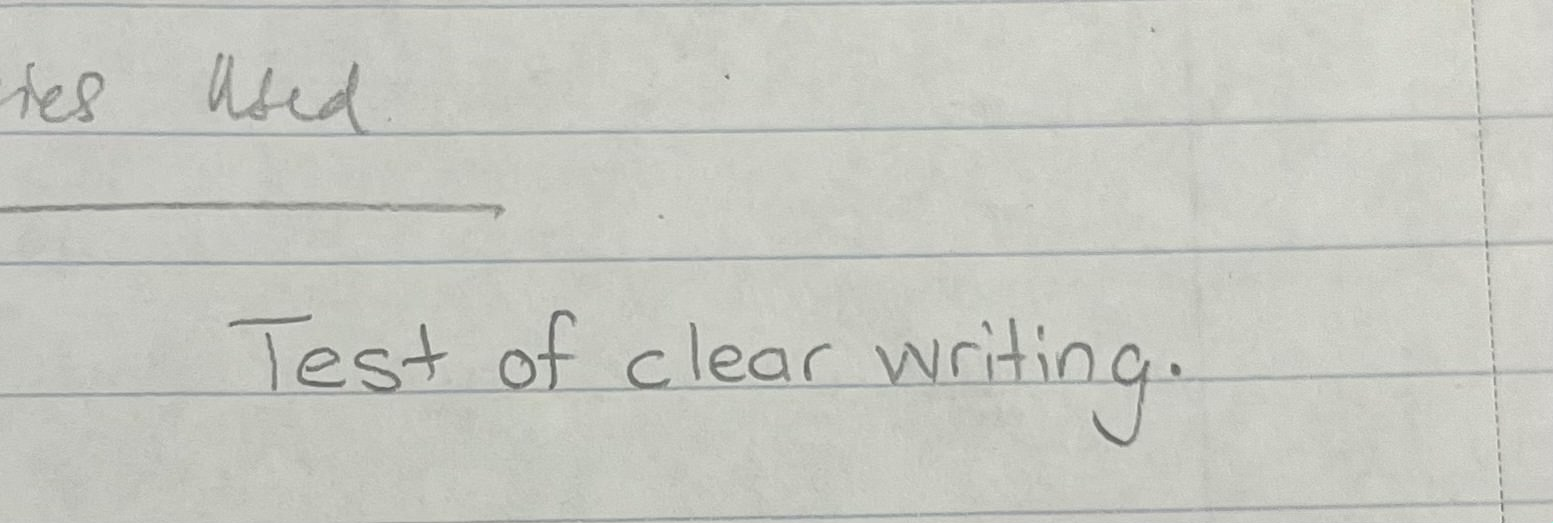
#> input picture IMG_6076.jpg, 1553 x 523 px
$ python ocr.py
#> lines starting #> are read from the running program, lines starting #| are printed output that depends on the picture; after the words box and inside, x2 and y2 are one past the last pixel; in counts of white or black regions, pixels touching at a corner belong together
import cv2
import pytesseract

def ocr_image(image_path):
    # Load the image using OpenCV
#> called with image_path = 'IMG_6076.jpg'
    image = cv2.imread(image_path)
#> image is the input picture: shape (523, 1553, 3); mean B, G, R 192.6, 199.8, 198.7

    # Convert the image to grayscale
    gray = cv2.cvtColor(image, cv2.COLOR_BGR2GRAY)

    # Apply thresholding to create a binary image
    _, binary = cv2.threshold(gray, 128, 255, cv2.THRESH_BINARY_INV)
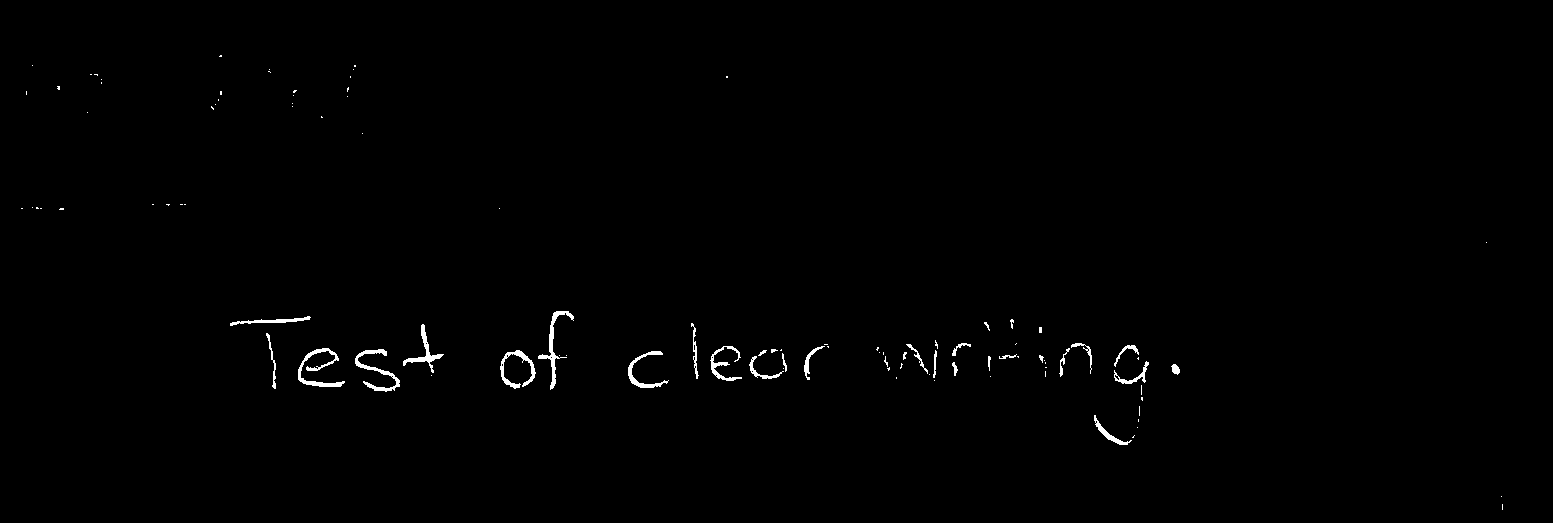
#> binary: shape (523, 1553); 0.62% white; 103 white regions (73 under 20 px), largest, box (x1, y1, x2, y2) and area: (298, 348, 345, 387) 485, (355, 349, 400, 392) 456, (538, 311, 574, 390) 453

    # Use pytesseract to perform OCR on the binary image
#> (the run stopped early here; a loop or call above may not have finished)
